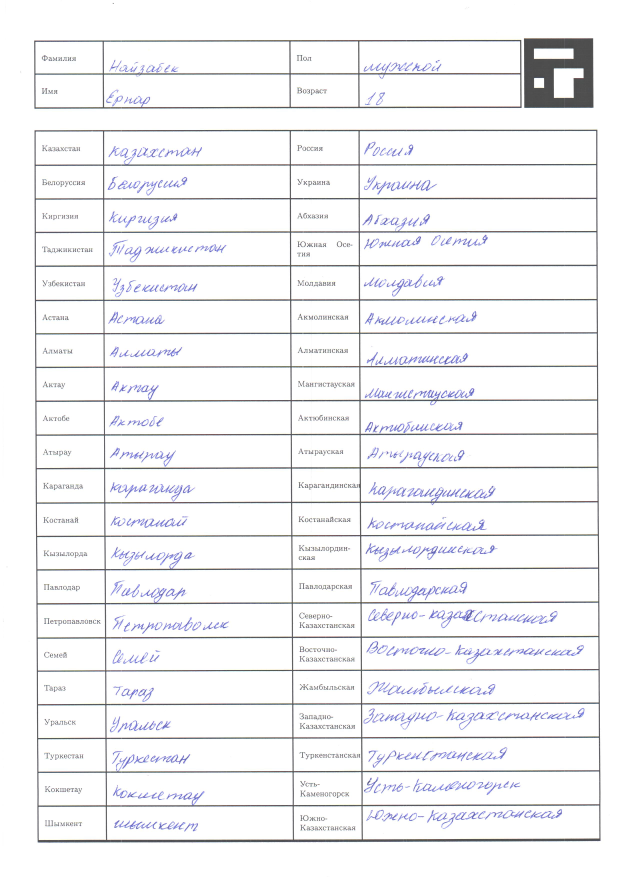
#> input picture src/data_collection/form_segmentation/imgs/20190124 001.jpg, 2480 x 3507 px (shown at 1/4 size); its folder holds only this picture in this run
$ python -i crop.py   (imports and definitions only)
#> lines starting #> are read from the running program, lines starting #| are printed output that depends on the picture; after the words box and inside, x2 and y2 are one past the last pixel; in counts of white or black regions, pixels touching at a corner belong together
### src/data_collection/form_segmentation/util.py
import cv2

def resize(image, width=None, height=None):
    (h, w) = image.shape[:2]

    if width is None and height is None:
        return image

    if width is None:
        r = height / float(h)
        dim = (int(w * r), height)
    else:
        r = width / float(w)
        dim = (width, int(h * r))
    resized = cv2.resize(image, dim, interpolation=cv2.INTER_AREA)
    return resized


def downscale(orig_im, downscaled_height):
    scale = orig_im.shape[0] / downscaled_height
    im = resize(orig_im, height=int(downscaled_height))
    return im, scale

### src/data_collection/form_segmentation/crop.py
import cv2
import util
import numpy as np

imshow = False


def find_components(edges, max_components=10):
    # Dilate the image until there are just a few connected components.
    count = max_components + 1
    n = 1
    components = None
    while count > max_components:
        n += 1
        dilated_image = cv2.convertScaleAbs(cv2.dilate(edges / 255, np.ones((3, 3)), iterations=n))
        components = cv2.connectedComponentsWithStats(dilated_image)
        count = components[0]
    if imshow:
        cv2.imshow('Edged', util.resize(edges, height=650))
        cv2.imshow('Edged dilated', util.resize(255 * dilated_image, height=650))
        cv2.waitKey(0)
        cv2.destroyAllWindows()
    return components

def find_optimal_components_subset(components, edges):
    def union_crops(crop1, crop2):
        x11, y11, x21, y21 = crop1
        x12, y12, x22, y22 = crop2
        return min(x11, x12), min(y11, y12), max(x21, x22), max(y21, y22)

    total_text_pixels = np.sum(edges / 255)
    fraction_of_text_to_cover = 0.9

    c_info = calc_components_properties(components, edges)
    c_info.sort(key=lambda x: -x['sum'])

    c = c_info[0]
    del c_info[0]
    this_crop = c['x1'], c['y1'], c['x2'], c['y2']
    crop = this_crop
    covered_text_pixels = c['sum']

    for i, c in enumerate(c_info):
        this_crop = c['x1'], c['y1'], c['x2'], c['y2']
        if covered_text_pixels / float(total_text_pixels) < fraction_of_text_to_cover:
            # print '%d %s -> %s' % (i, covered_text_pixels, covered_text_pixels + c['sum'])
            crop = union_crops(crop, this_crop)
            covered_text_pixels += c['sum']
        else:
            break

    return crop

def calc_components_properties(components, edges):
    def find_number_of_text_pixels_in_crop(img, crop):
        res = 0
        for j in range(crop['x1'], crop['x2']):
            for i in range(crop['y1'], crop['y2']):
                if img[i][j] > 0:
                    res += 1
        crop['sum'] = res
        return crop

    c_info = []
    for i in range(1, components[0]):
        cur_comp = components[2][i]
        crop = {'x1': cur_comp[0], 'y1': cur_comp[1], 'x2': cur_comp[0] + cur_comp[2] - 1,
                'y2': cur_comp[1] + cur_comp[3] - 1, 'sum': cur_comp[4]}
        crop = find_number_of_text_pixels_in_crop(edges, crop)
        c_info.append(crop)
    return c_info

def crop(path, out_path, show=False):
#> called with path = 'imgs/20190124 001.jpg', out_path = 'out.png', show = False
    global imshow
    imshow = show

    orig_im = cv2.imread(path)
#> orig_im is the input picture: shape (3507, 2480, 3); mean B, G, R 244.5, 242.7, 242.6
    downscaled_height = 600.0
    im, scale = util.downscale(orig_im, downscaled_height)
#> in resize, `resized = cv2.resize(image, dim, interpolation=cv2.INTER_AREA)`:
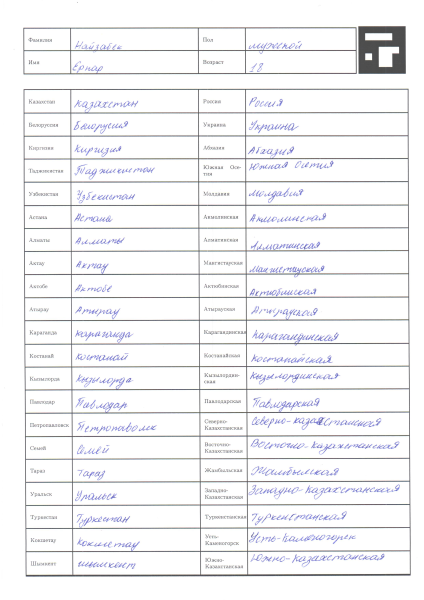
#> resized: shape (600, 424, 3); mean B, G, R 244.5, 242.8, 242.6
#> scale = 5.84

    threshold_lower = 30
    threshold_upper = 200
    edges = cv2.Canny(im, threshold_lower, threshold_upper)
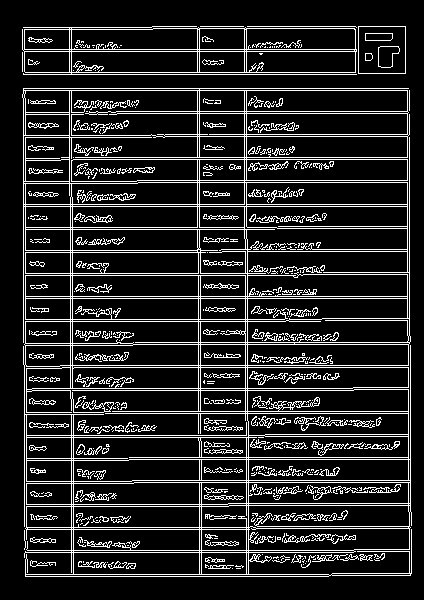
#> edges: shape (600, 424); 14.4% white in thin lines or dots, all inside (x1, y1, x2, y2) = (22, 26, 412, 577)
    edges = 255 * (edges > 0).astype(np.uint8)

    kern_size = 5
    edges_blurred = cv2.medianBlur(edges, kern_size)
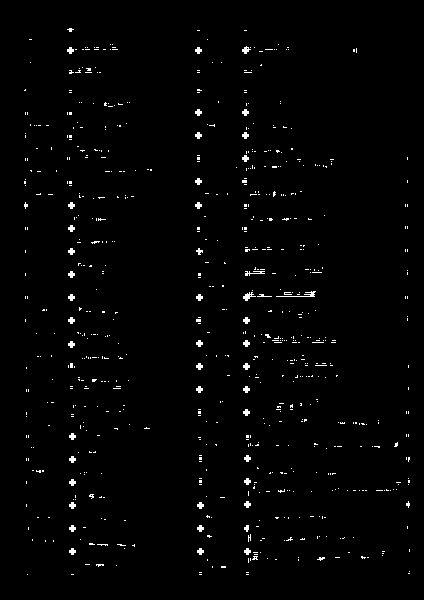
#> edges_blurred: shape (600, 424); 1.5% white in thin lines or dots, all inside (x1, y1, x2, y2) = (24, 28, 410, 575)

    components = find_components(edges_blurred)
#> the loop in find_components, `while count > max_components:` made 10 passes
#> count on passes 1 to 10: 349, 279, 197, 126, 99, 73, 40, 25, 13, 7
#> pass 1, in find_components, `dilated_image = cv2.convertScaleAbs(cv2.dilate(edges / 255, np.ones((3..`:
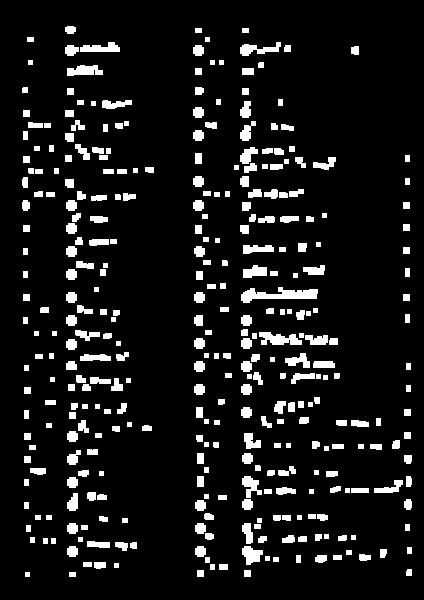
#> dilated_image: shape (600, 424); values 0 (black) and 1 (white), 9.2% white; 348 white regions, largest, box (x1, y1, x2, y2) and area: (241, 287, 318, 303) 658, (259, 332, 302, 345) 372, (67, 65, 103, 76) 292
#> pass 3, in find_components, `dilated_image = cv2.convertScaleAbs(cv2.dilate(edges / 255, np.ones((3..`:
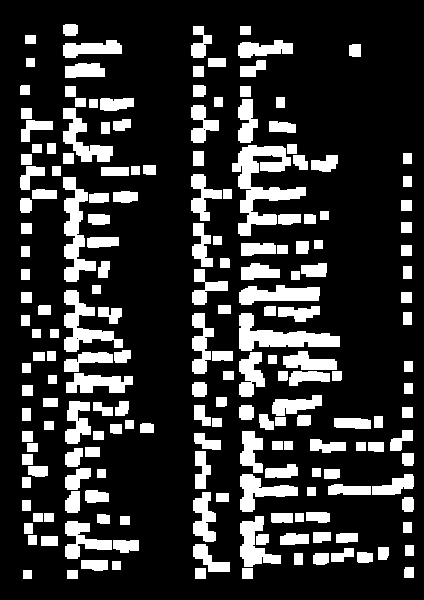
#> dilated_image: shape (600, 424); values 0 (black) and 1 (white), 20.4% white; 196 white regions, largest, box (x1, y1, x2, y2) and area: (232, 145, 306, 236) 2645, (239, 313, 340, 351) 1732, (63, 177, 96, 282) 1601
#> after the loop in find_components, `while count > max_components:`:
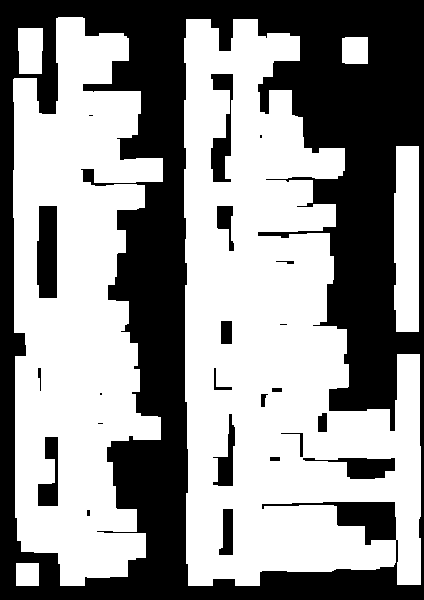
#> dilated_image: shape (600, 424); values 0 (black) and 1 (white), 58.1% white; 23 black regions (6 under 20 px), largest, box (x1, y1, x2, y2) and area: (0, 0, 424, 600) 99310, (37, 206, 57, 298) 1744, (211, 74, 233, 182) 1190
#> after the loop in find_components, `while count > max_components:`: n = 11
    if components[0] == 0:
        print('%s -> (no text!)' % path)
        return
    crop = find_optimal_components_subset(components, edges)
#> in find_optimal_components_subset, `total_text_pixels = np.sum(edges / 255)`: total_text_pixels = 36759
#> the loop in calc_components_properties, `for i in range(1, components[0]):` made 6 passes
#> cur_comp on passes 1 to 6: [13, 17, 150, 569, 56700], [184, 19, 237, 567, 84434], [18, 28, 25, 46, 1104], [342, 37, 26, 27, 696], [394, 146, 25, 186, 4468], [16, 563, 23, 23, 529]
#> after the loop in calc_components_properties, `for i in range(1, components[0]):`: c_info = 6 items
#> in find_optimal_components_subset, `c = c_info[0]`: c = {'x1': 184, 'y1': 19, 'x2': 420, 'y2': 585, 'sum': 21877}
#> in find_optimal_components_subset, `this_crop = c['x1'], c['y1'], c['x2'], c['y2']`: this_crop = (184, 19, 420, 585)
#> in find_optimal_components_subset, `covered_text_pixels = c['sum']`: covered_text_pixels = 21877
#> the loop in find_optimal_components_subset, `for i, c in enumerate(c_info):` made 2 passes
#> after the loop in find_optimal_components_subset, `for i, c in enumerate(c_info):`: covered_text_pixels = 35659
#> crop = (13, 17, 420, 585)

    crop = [int(x * scale) for x in crop]  # upscale to the original image size.
#> crop = [75, 99, 2454, 3419]
    cropped_im = orig_im[crop[1]:crop[3], crop[0]: crop[2]]
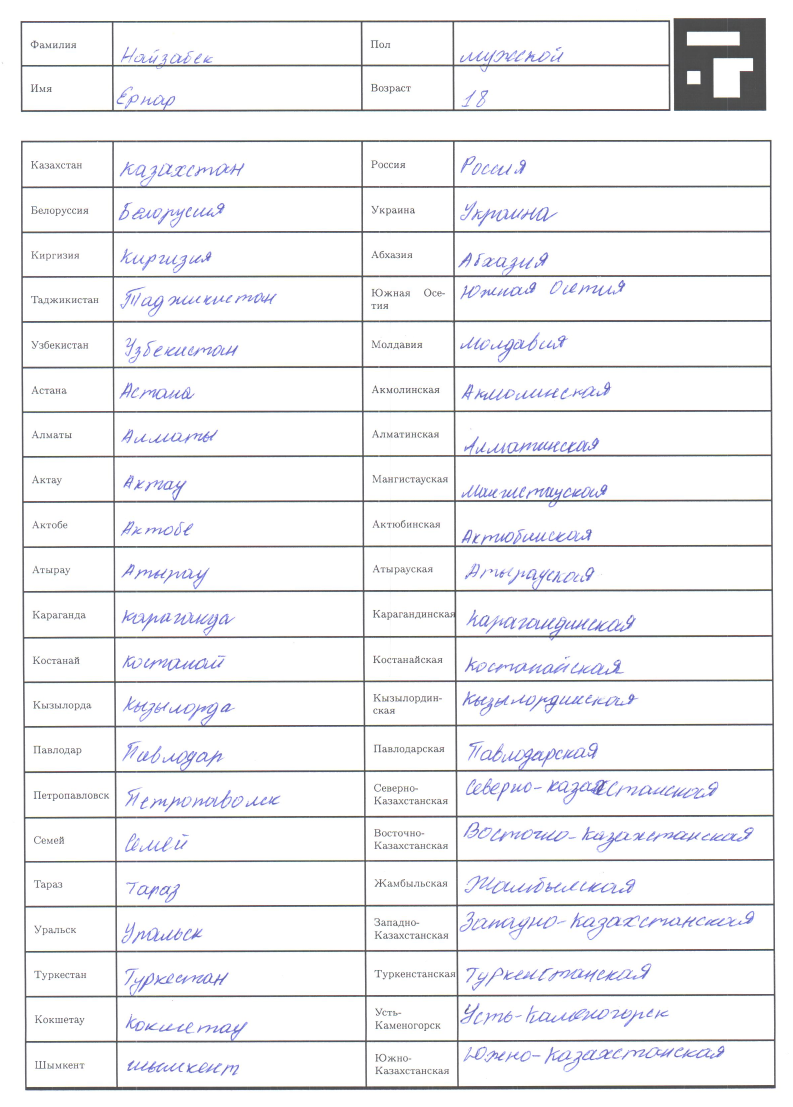
#> cropped_im: shape (3320, 2379, 3) (shown at 1/3 size); mean B, G, R 243.4, 241.5, 241.4
    cv2.imwrite(out_path, cropped_im)
# crop('no_noise.jpg', 'scan_res.jpg', True)

>>> result = crop('imgs/20190124 001.jpg', 'out.png')

$ run again, on src/data_collection/form_segmentation/imgs/20190124 002.jpg
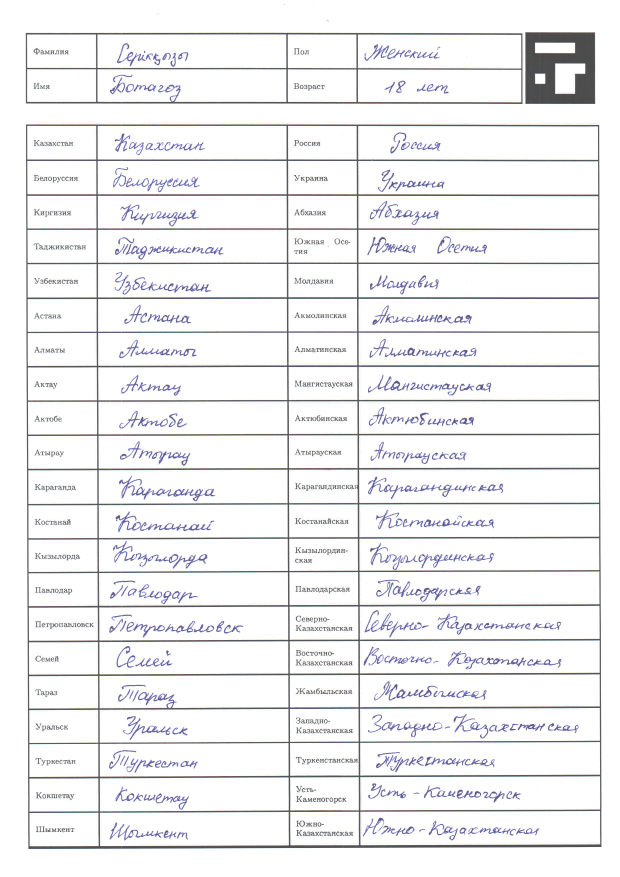
#> input picture src/data_collection/form_segmentation/imgs/20190124 002.jpg, 2480 x 3507 px (shown at 1/4 size)
#> in crop, orig_im is the input picture: shape (3507, 2480, 3); mean B, G, R 241.7, 240, 239.9
#> in crop, `im, scale = util.downscale(orig_im, downscaled_height)`: scale = 5.84
#> edges: shape (600, 424); 15.2% white in thin lines or dots, all inside (x1, y1, x2, y2) = (17, 22, 412, 582)
#> edges_blurred: shape (600, 424); 1.5% white in thin lines or dots, all inside (x1, y1, x2, y2) = (18, 23, 411, 579)
#> the loop in find_components, `while count > max_components:` made 10 passes
#> count on passes 1 to 8: 379, 291, 221, 147, 105, 73, 42, 27
#> after the loop in find_components, `while count > max_components:`:
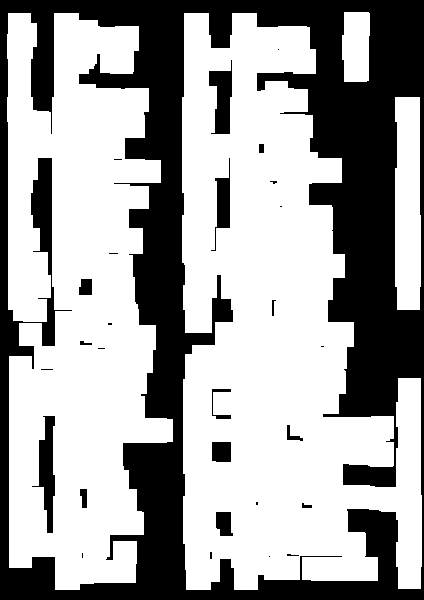
#> dilated_image: shape (600, 424); values 0 (black) and 1 (white), 64.1% white; 28 black regions (14 under 20 px), largest, box (x1, y1, x2, y2) and area: (0, 0, 424, 600) 86883, (32, 416, 55, 533) 1266, (209, 60, 232, 134) 1056
#> after the loop in find_components, `while count > max_components:`: n = 11
#> total_text_pixels = 38794
#> the loop in calc_components_properties, `for i in range(1, components[0]):` made 4 passes
#> cur_comp on passes 1 to 4: [7, 13, 166, 577, 66946], [182, 13, 240, 577, 88962], [342, 12, 28, 70, 1821], [395, 97, 26, 213, 5259]
#> after the loop in calc_components_properties, `for i in range(1, components[0]):`: c_info = 4 items
#> in find_optimal_components_subset, `c = c_info[0]`: c = {'x1': 182, 'y1': 13, 'x2': 421, 'y2': 589, 'sum': 22570}
#> in find_optimal_components_subset, `this_crop = c['x1'], c['y1'], c['x2'], c['y2']`: this_crop = (182, 13, 421, 589)
#> in find_optimal_components_subset, `covered_text_pixels = c['sum']`: covered_text_pixels = 22570
#> the loop in find_optimal_components_subset, `for i, c in enumerate(c_info):` made 2 passes
#> after the loop in find_optimal_components_subset, `for i, c in enumerate(c_info):`: covered_text_pixels = 38295
#> in crop, `crop = find_optimal_components_subset(components, edges)`: crop = (7, 13, 421, 589)
#> in crop, `crop = [int(x * scale) for x in crop]`: crop = [40, 75, 2460, 3442]
#> in crop, `cropped_im = orig_im[crop[1]:crop[3], crop[0]: crop[2]]`:
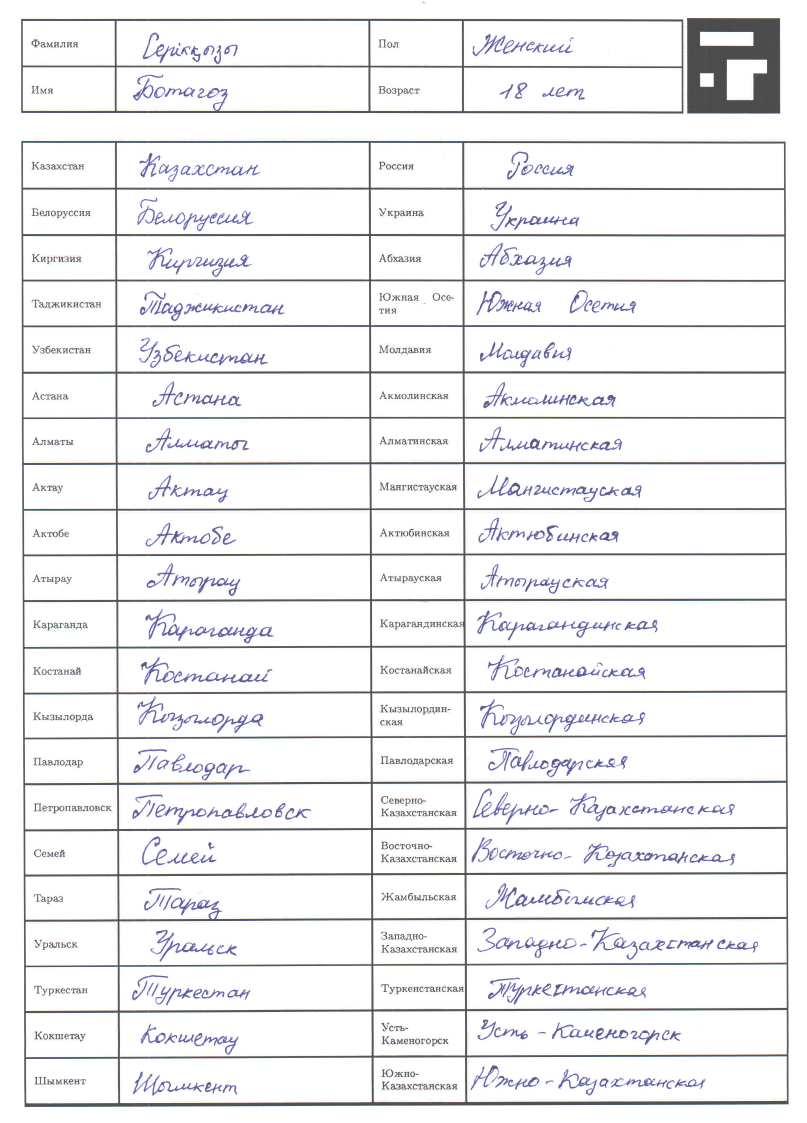
#> cropped_im: shape (3367, 2420, 3) (shown at 1/3 size); mean B, G, R 240.8, 239, 238.9
